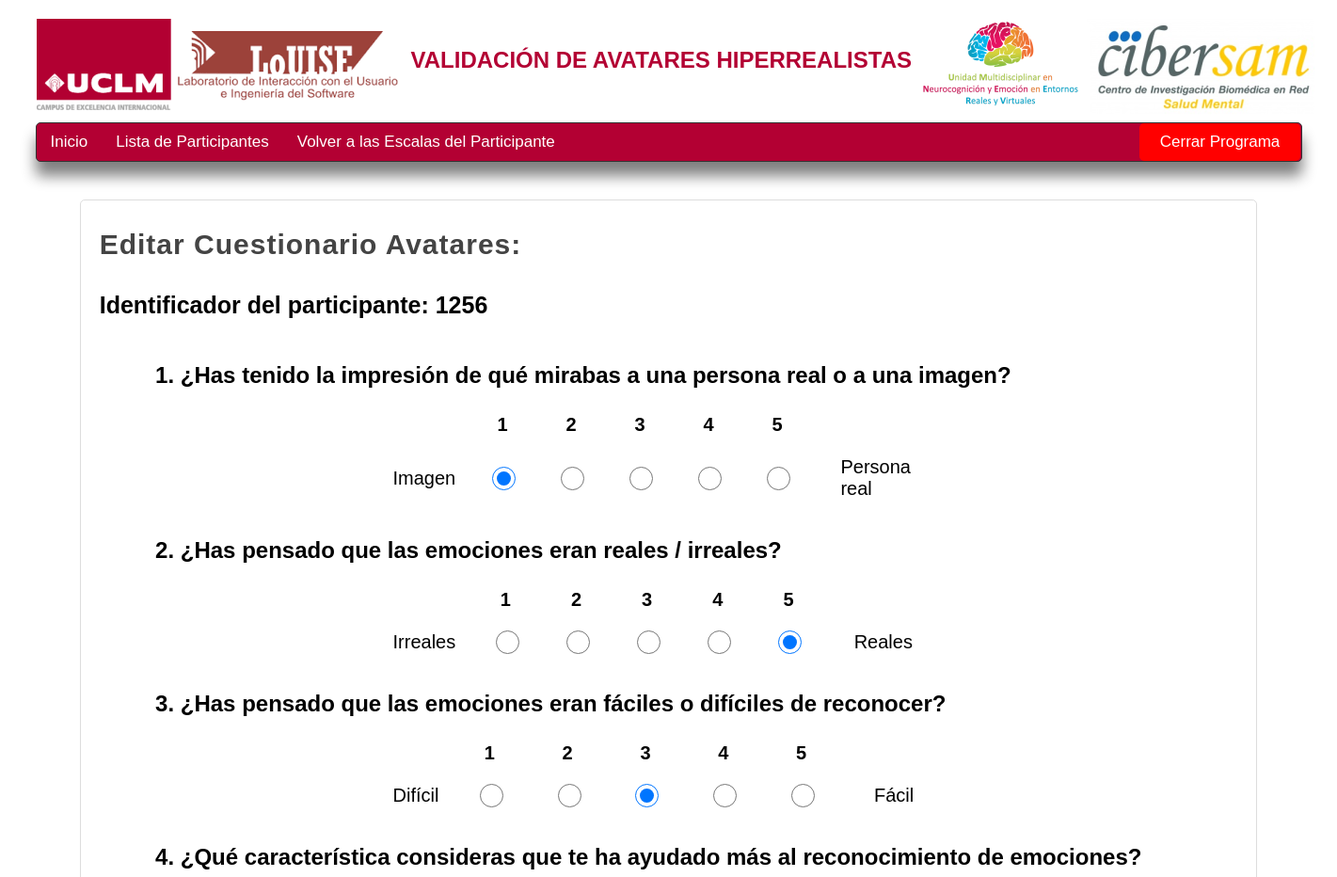
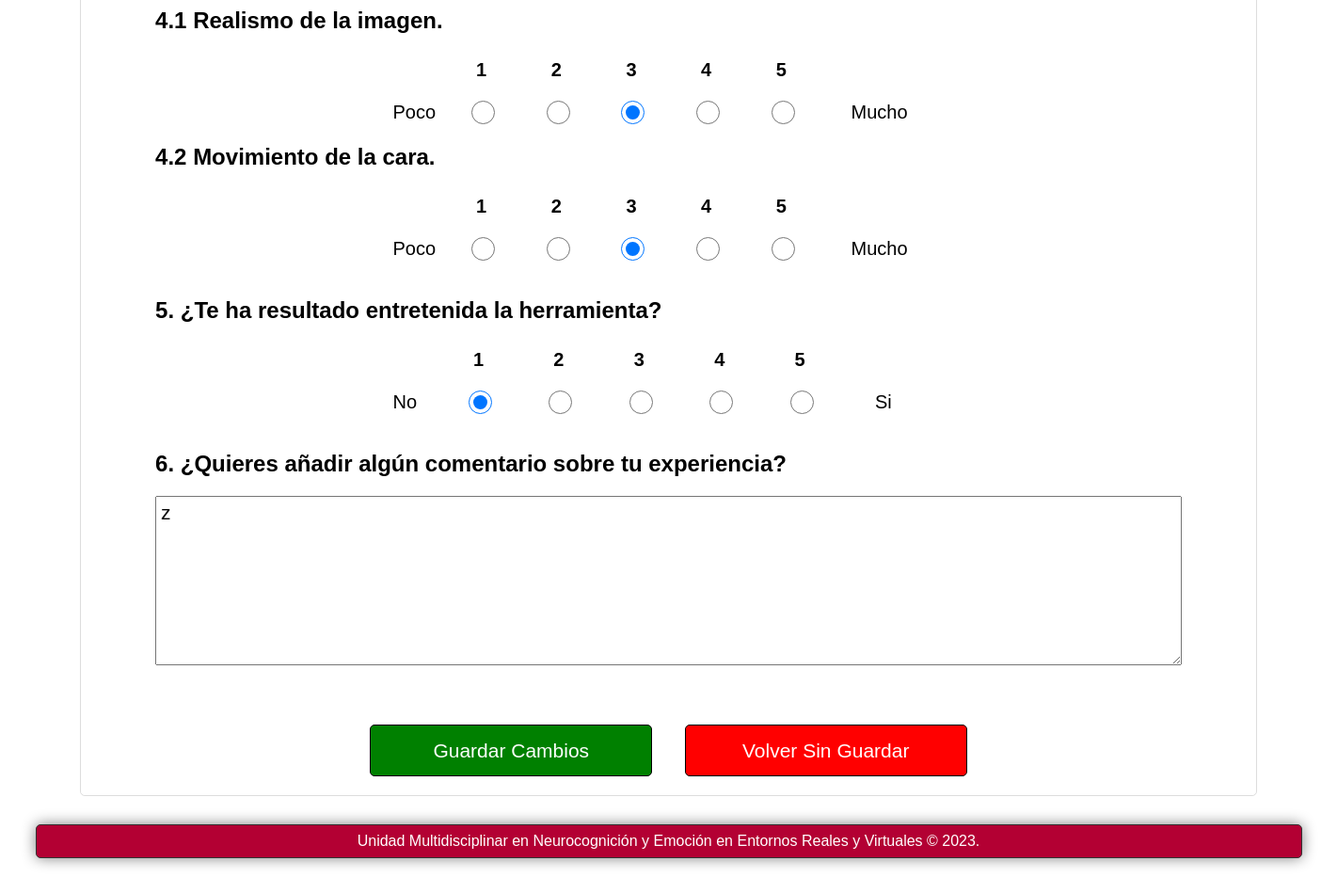
/cuestionarioavatares/control/estable/1/1256/28-06-2023 19:30:10/, run on the app's committed database (2 pictures, top to bottom).
### appcarasrealistas.py (models this page shows)
class Cuestionarioavatares(db.Model):
    __bind_key__ = 'datosappcarasrealistas'
    idescala = db.Column(db.Integer, primary_key=True)
    idparticipante = db.Column(db.Text)
    nhcparticipante = db.Column(db.Text)
    tipoparticipante = db.Column(db.Text)
    estadoparticipante = db.Column(db.Text)
    estadoescala = db.Column(db.Text)
    fechacreacion = db.Column(db.Text)
    fechaultimamodificacion = db.Column(db.Text)
    cuestionarioavatares1 = db.Column(db.Text)
    cuestionarioavatares2 = db.Column(db.Text)
    cuestionarioavatares3 = db.Column(db.Text)
    cuestionarioavatares4_1 = db.Column(db.Text)
    cuestionarioavatares4_2 = db.Column(db.Text)
    cuestionarioavatares5 = db.Column(db.Text)
    cuestionarioavatares6 = db.Column(db.Text)

### appcarasrealistas.py (the view, shortened to what this page needs)
@appcarasrealistas.route("/cuestionarioavatares/<string:tipoparticipante>/<string:estadoparticipante>/<int:idparticipante>/<string:nhcparticipante>/<string:fechacreacion>/", methods=["GET", "POST"])
def mostrarcuestionarioavatares(tipoparticipante="", estadoparticipante="", idparticipante=None, nhcparticipante="", fechacreacion=""):
    if tipoparticipante == "control":
        if estadoparticipante =="estable":
            nombretablabd = Cuestionarioavatares
        tipolayout = 'layoutescalascontrol.html'
    formulariosecundario = buscarfirstparticipante(nombretablabd, idparticipante, nhcparticipante, fechacreacion)
    if not formulariosecundario:
        formulariosecundario = crearparticipanteescala(nombretablabd, idparticipante, nhcparticipante, fechacreacion)
    return render_template("/cuestionarioavatares.html", tipolayout=tipolayout, tipoparticipante=tipoparticipante, idparticipante=idparticipante, nhcparticipante=nhcparticipante, formulariosecundario=formulariosecundario)

### templates/cuestionarioavatares.html (shortened to what this page needs)
{% extends tipolayout %}
{% block contenttitle %}
<div>
    {% if formulariosecundario.estadoparticipante == "estable" %}
        {% if formulariosecundario.estadoescala == "Sin rellenar" %}
            <h1 class="titulo2">Cuestionario Avatares:</h1>
        {% elif formulariosecundario.estadoescala == "En Proceso o Finalizada" %}
            <h1 class="titulo2">Editar Cuestionario Avatares:</h1>
        {% endif %}
    {% endif %}
    <br>
</div>
{% endblock %}
{% block contentform %}
<div>
    <h4>1. ¿Has tenido la impresión de qué mirabas a una persona real o a una imagen?</h4>
    <table class="table11">
        <thead class="theadtable">
            <tr>
                <td class="titulostablas12"> </td>
                <td class="titulostablas12">1</td>
                <td class="titulostablas12">2</td>
                <td class="titulostablas12">3</td>
                <td class="titulostablas12">4</td>
                <td class="titulostablas12">5</td>
                <td class="titulostablas12"> </td>
            </tr>
        </thead>
        <tbody class="tbodytable1">
            <tr>
                <td class="titulostablas6">Imagen</td>
                <td class="contenidotabla1">
                    <input type="radio" id="cuestionarioavatares1" name="cuestionarioavatares1" value="1" {% if formulariosecundario.cuestionarioavatares1 == "1"  %} checked {% endif %}>
                </td>
                <td class="contenidotabla1">
                    <input type="radio" id="cuestionarioavatares2" name="cuestionarioavatares1" value="2" {% if formulariosecundario.cuestionarioavatares1 == "2"  %} checked {% endif %}>
                </td>
                <td class="contenidotabla1">
                    <input type="radio" id="cuestionarioavatares3" name="cuestionarioavatares1" value="3" {% if formulariosecundario.cuestionarioavatares1 == "3"  %} checked {% endif %}>
                </td>
                <td class="contenidotabla1">
                    <input type="radio" id="cuestionarioavatares4" name="cuestionarioavatares1" value="4" {% if formulariosecundario.cuestionarioavatares1 == "4"  %} checked {% endif %}>
                </td>
                <td class="contenidotabla1">
                    <input type="radio" id="cuestionarioavatares5" name="cuestionarioavatares1" value="5" {% if formulariosecundario.cuestionarioavatares1 == "5"  %} checked {% endif %}>
                </td>
                <td class="titulostablas6">Persona real</td>
            </tr>
        </tbody>
    </table>
</div>
<br>
<div>
    <h4>2. ¿Has pensado que las emociones eran reales / irreales?</h4>
    <table class="table11">
        <thead class="theadtable">
            <tr>
                <td class="titulostablas12"> </td>
                <td class="titulostablas12">1</td>
                <td class="titulostablas12">2</td>
                <td class="titulostablas12">3</td>
                <td class="titulostablas12">4</td>
                <td class="titulostablas12">5</td>
                <td class="titulostablas12"> </td>
            </tr>
        </thead>
        <tbody class="tbodytable1">
            <tr>
                <td class="titulostablas6">Irreales</td>
                <td class="contenidotabla1">
                    <input type="radio" id="cuestionarioavatares6" name="cuestionarioavatares2" value="1" {% if formulariosecundario.cuestionarioavatares2 == "1"  %} checked {% endif %}>
                </td>
                <td class="contenidotabla1">
                    <input type="radio" id="cuestionarioavatares7" name="cuestionarioavatares2" value="2" {% if formulariosecundario.cuestionarioavatares2 == "2"  %} checked {% endif %}>
                </td>
                <td class="contenidotabla1">
                    <input type="radio" id="cuestionarioavatares8" name="cuestionarioavatares2" value="3" {% if formulariosecundario.cuestionarioavatares2 == "3"  %} checked {% endif %}>
                </td>
                <td class="contenidotabla1">
                    <input type="radio" id="cuestionarioavatares9" name="cuestionarioavatares2" value="4" {% if formulariosecundario.cuestionarioavatares2 == "4"  %} checked {% endif %}>
                </td>
                <td class="contenidotabla1">
                    <input type="radio" id="cuestionarioavatares10" name="cuestionarioavatares2" value="5" {% if formulariosecundario.cuestionarioavatares2 == "5"  %} checked {% endif %}>
                </td>
                <td class="titulostablas6">Reales</td>
            </tr>
        </tbody>
    </table>
</div>
<br>
<div>
    <h4>3. ¿Has pensado que las emociones eran fáciles o difíciles de reconocer?</h4>
    <table class="table11">
        <thead class="theadtable">
            <tr>
                <td class="titulostablas12"> </td>
                <td class="titulostablas12">1</td>
                <td class="titulostablas12">2</td>
                <td class="titulostablas12">3</td>
                <td class="titulostablas12">4</td>
                <td class="titulostablas12">5</td>
                <td class="titulostablas12"> </td>
            </tr>
        </thead>
        <tbody class="tbodytable1">
            <tr>
                <td class="titulostablas6">Difícil</td>
                <td class="contenidotabla1">
                    <input type="radio" id="cuestionarioavatares11" name="cuestionarioavatares3" value="1" {% if formulariosecundario.cuestionarioavatares3 == "1"  %} checked {% endif %}>
                </td>
                <td class="contenidotabla1">
                    <input type="radio" id="cuestionarioavatares12" name="cuestionarioavatares3" value="2" {% if formulariosecundario.cuestionarioavatares3 == "2"  %} checked {% endif %}>
                </td>
                <td class="contenidotabla1">
                    <input type="radio" id="cuestionarioavatares13" name="cuestionarioavatares3" value="3" {% if formulariosecundario.cuestionarioavatares3 == "3"  %} checked {% endif %}>
                </td>
                <td class="contenidotabla1">
                    <input type="radio" id="cuestionarioavatares14" name="cuestionarioavatares3" value="4" {% if formulariosecundario.cuestionarioavatares3 == "4"  %} checked {% endif %}>
                </td>
                <td class="contenidotabla1">
                    <input type="radio" id="cuestionarioavatares15" name="cuestionarioavatares3" value="5" {% if formulariosecundario.cuestionarioavatares3 == "5"  %} checked {% endif %}>
                </td>
                <td class="titulostablas6">Fácil</td>
            </tr>
        </tbody>
    </table>
</div>
<br>
<div>
    <h4>4. ¿Qué característica consideras que te ha ayudado más al reconocimiento de emociones?</h4>
    <div>
        <h4>4.1 Realismo de la imagen.</h4>
        <table class="table11">
            <thead class="theadtable">
                <tr>
                    <td class="titulostablas12"> </td>
                    <td class="titulostablas12">1</td>
                    <td class="titulostablas12">2</td>
                    <td class="titulostablas12">3</td>
                    <td class="titulostablas12">4</td>
                    <td class="titulostablas12">5</td>
                    <td class="titulostablas12"> </td>
                </tr>
            </thead>
            <tbody class="tbodytable1">
                <tr>
                    <td class="titulostablas6">Poco</td>
                    <td class="contenidotabla1">
                        <input type="radio" id="cuestionarioavatares16" name="cuestionarioavatares4_1" value="1" {% if formulariosecundario.cuestionarioavatares4_1 == "1"  %} checked {% endif %}>
                    </td>
                    <td class="contenidotabla1">
                        <input type="radio" id="cuestionarioavatares17" name="cuestionarioavatares4_1" value="2" {% if formulariosecundario.cuestionarioavatares4_1 == "2"  %} checked {% endif %}>
                    </td>
                    <td class="contenidotabla1">
                        <input type="radio" id="cuestionarioavatares18" name="cuestionarioavatares4_1" value="3" {% if formulariosecundario.cuestionarioavatares4_1 == "3"  %} checked {% endif %}>
                    </td>
                    <td class="contenidotabla1">
                        <input type="radio" id="cuestionarioavatares19" name="cuestionarioavatares4_1" value="4" {% if formulariosecundario.cuestionarioavatares4_1 == "4"  %} checked {% endif %}>
                    </td>
                    <td class="contenidotabla1">
                        <input type="radio" id="cuestionarioavatares20" name="cuestionarioavatares4_1" value="5" {% if formulariosecundario.cuestionarioavatares4_1 == "5"  %} checked {% endif %}>
                    </td>
                    <td class="titulostablas6">Mucho</td>
                </tr>
            </tbody>
        </table>
    </div>
    <div>
        <h4>4.2 Movimiento de la cara.</h4>
        <table class="table11">
            <thead class="theadtable">
                <tr>
                    <td class="titulostablas12"> </td>
                    <td class="titulostablas12">1</td>
                    <td class="titulostablas12">2</td>
                    <td class="titulostablas12">3</td>
                    <td class="titulostablas12">4</td>
                    <td class="titulostablas12">5</td>
                    <td class="titulostablas12"> </td>
                </tr>
            </thead>
            <tbody class="tbodytable1">
                <tr>
                    <td class="titulostablas6">Poco</td>
                    <td class="contenidotabla1">
                        <input type="radio" id="cuestionarioavatares21" name="cuestionarioavatares4_2" value="1" {% if formulariosecundario.cuestionarioavatares4_2 == "1"  %} checked {% endif %}>
                    </td>
                    <td class="contenidotabla1">
                        <input type="radio" id="cuestionarioavatares22" name="cuestionarioavatares4_2" value="2" {% if formulariosecundario.cuestionarioavatares4_2 == "2"  %} checked {% endif %}>
                    </td>
                    <td class="contenidotabla1">
                        <input type="radio" id="cuestionarioavatares23" name="cuestionarioavatares4_2" value="3" {% if formulariosecundario.cuestionarioavatares4_2 == "3"  %} checked {% endif %}>
                    </td>
                    <td class="contenidotabla1">
                        <input type="radio" id="cuestionarioavatares24" name="cuestionarioavatares4_2" value="4" {% if formulariosecundario.cuestionarioavatares4_2 == "4"  %} checked {% endif %}>
                    </td>
                    <td class="contenidotabla1">
                        <input type="radio" id="cuestionarioavatares25" name="cuestionarioavatares4_2" value="5" {% if formulariosecundario.cuestionarioavatares4_2 == "5"  %} checked {% endif %}>
                    </td>
                    <td class="titulostablas6">Mucho</td>
                </tr>
            </tbody>
        </table>
    </div>
</div>
<br>
<div>
    <h4>5. ¿Te ha resultado entretenida la herramienta?</h4>
    <table class="table11">
        <thead class="theadtable">
            <tr>
                <td class="titulostablas12"> </td>
                <td class="titulostablas12">1</td>
                <td class="titulostablas12">2</td>
                <td class="titulostablas12">3</td>
                <td class="titulostablas12">4</td>
                <td class="titulostablas12">5</td>
                <td class="titulostablas12"> </td>
            </tr>
        </thead>
        <tbody class="tbodytable1">
            <tr>
                <td class="titulostablas6">No</td>
                <td class="contenidotabla1">
                    <input type="radio" id="cuestionarioavatares26" name="cuestionarioavatares5" value="1" {% if formulariosecundario.cuestionarioavatares5 == "1"  %} checked {% endif %}>
                </td>
                <td class="contenidotabla1">
                    <input type="radio" id="cuestionarioavatares27" name="cuestionarioavatares5" value="2" {% if formulariosecundario.cuestionarioavatares5 == "2"  %} checked {% endif %}>
                </td>
                <td class="contenidotabla1">
                    <input type="radio" id="cuestionarioavatares28" name="cuestionarioavatares5" value="3" {% if formulariosecundario.cuestionarioavatares5 == "3"  %} checked {% endif %}>
                </td>
                <td class="contenidotabla1">
                    <input type="radio" id="cuestionarioavatares29" name="cuestionarioavatares5" value="4" {% if formulariosecundario.cuestionarioavatares5 == "4"  %} checked {% endif %}>
                </td>
                <td class="contenidotabla1">
                    <input type="radio" id="cuestionarioavatares30" name="cuestionarioavatares5" value="5" {% if formulariosecundario.cuestionarioavatares5 == "5"  %} checked {% endif %}>
                </td>
                <td class="titulostablas6">Si</td>
            </tr>
        </tbody>
    </table>
</div>
<br>
<div>
    <h4>6. ¿Quieres añadir algún comentario sobre tu experiencia?</h4>
    <textarea id="cuestionarioavatares31" name="cuestionarioavatares6" rows="7" placeholder="Indica algún comentario sobre tu experiencia">{{formulariosecundario.cuestionarioavatares6}}</textarea>
</div>
<br>
{% endblock %}

### data on the page
Cuestionarioavatares: cuestionarioavatares1 "☑", cuestionarioavatares2 "☑", cuestionarioavatares3 "☑", cuestionarioavatares4_1 "☑", cuestionarioavatares4_2 "☑", cuestionarioavatares5 "☑", cuestionarioavatares6 "z"

### other printed values
{{ nhcparticipante }} "1256"
